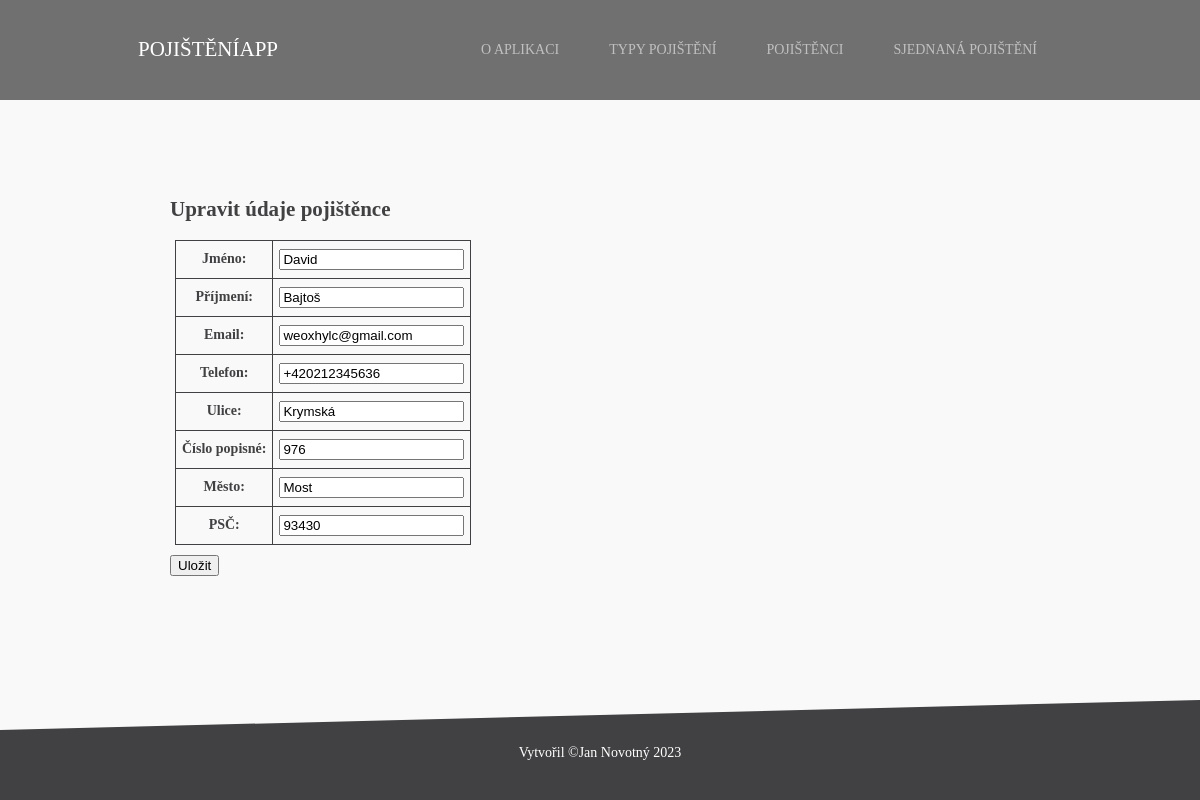
Page /pojisteniapp/pojistenec/2/update/ on the committed database.
### pojisteniapp/models.py (models this page shows, shortened)
class Pojistenec(models.Model):
    jmeno = models.CharField('Jméno', max_length=30)
    prijmeni = models.CharField('Příjmení', max_length=30)
    email = models.EmailField(max_length=254)
    telefon = PhoneNumberField()
    ulice = models.CharField(max_length=30)
    cislo_popisne = models.IntegerField('Číslo popisné')
    mesto = models.CharField('Město', max_length=30)
    psc = models.IntegerField('PSČ', validators=[MinValueValidator(10000), MaxValueValidator(99999)])
    class Meta:
        ordering = ['prijmeni', 'jmeno', 'mesto']

### pojisteniapp/views.py (the view)
# urls.py: path('pojistenec/<int:pk>/update/', views.PojistenecUpdate.as_view(), name='pojistenec_update'),
class PojistenecUpdate(UpdateView):
    model = Pojistenec
    fields = ['jmeno', 'prijmeni', 'email', 'telefon', 'ulice', 'cislo_popisne', 'mesto', 'psc']

### pojisteniapp/templates/pojisteniapp/pojistenec_form.html (shortened to what this page needs)
{% extends "base_generic.html" %}
{% block content %}
{% if request.resolver_match.url_name == 'pojistenec_create' %}
<h2>Registrovat nového pojištěnce</h2>
{% elif request.resolver_match.url_name == 'pojistenec_update'%}
<h2>Upravit údaje pojištěnce</h2>
{%endif%}
  <form action="" method="post">
    <table>
    {{ form.as_table }}
    </table>
    <input type="submit" value="Uložit" />
  </form>
{% endblock %}

### pojisteniapp/static/css/styles.css (style rules this page uses)
* { box-sizing: border-box; }
body { font: 14px Poppins; color: #414042; background: #f9f9f9; display: flex; flex-direction: column; box-sizing: border-box; margin: 0; padding-top: 100px; min-width: 1060px; min-height: 100vh; justify-content: space-between; }
table { margin: 10px 5px; }
table, th, td { border: 1px solid; border-collapse: collapse; }
th { padding: 8px 6px; text-align: center; }
td { padding: 8px 6px; text-align: right; }

### rows in the picture
Pojistenec: jmeno "David", prijmeni "Bajtoš", email "weoxhylc@gmail.com", telefon "+420212345636", ulice "Krymská", cislo_popisne "976", mesto "Most", psc "93430"
